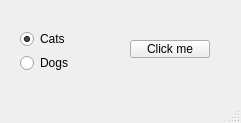
<?xml version="1.0" encoding="UTF-8"?>
<ui version="4.0">
 <class>MainWindow</class>
 <widget class="QMainWindow" name="MainWindow">
  <property name="geometry">
   <rect>
    <x>0</x>
    <y>0</y>
    <width>241</width>
    <height>123</height>
   </rect>
  </property>
  <property name="windowTitle">
   <string>MainWindow</string>
  </property>
  <widget class="QWidget" name="centralwidget">
   <widget class="QPushButton" name="pushButton">
    <property name="geometry">
     <rect>
      <x>130</x>
      <y>40</y>
      <width>80</width>
      <height>18</height>
     </rect>
    </property>
    <property name="text">
     <string>Click me</string>
    </property>
   </widget>
   <widget class="QWidget" name="">
    <property name="geometry">
     <rect>
      <x>20</x>
      <y>30</y>
      <width>71</width>
      <height>42</height>
     </rect>
    </property>
    <layout class="QVBoxLayout" name="verticalLayout">
     <item>
      <widget class="QRadioButton" name="radioButton">
       <property name="text">
        <string>Cats</string>
       </property>
       <property name="checked">
        <bool>true</bool>
       </property>
      </widget>
     </item>
     <item>
      <widget class="QRadioButton" name="radioButton_2">
       <property name="text">
        <string>Dogs</string>
       </property>
       <property name="checked">
        <bool>false</bool>
       </property>
      </widget>
     </item>
    </layout>
   </widget>
  </widget>
  <widget class="QMenuBar" name="menubar">
   <property name="geometry">
    <rect>
     <x>0</x>
     <y>0</y>
     <width>241</width>
     <height>17</height>
    </rect>
   </property>
  </widget>
  <widget class="QStatusBar" name="statusbar"/>
 </widget>
 <resources/>
 <connections/>
</ui>
